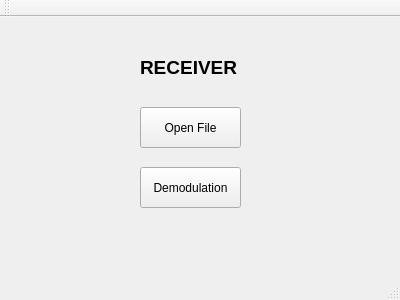
<?xml version="1.0" encoding="UTF-8"?>
<ui version="4.0">
 <class>MainWindow</class>
 <widget class="QMainWindow" name="MainWindow">
  <property name="geometry">
   <rect>
    <x>0</x>
    <y>0</y>
    <width>400</width>
    <height>300</height>
   </rect>
  </property>
  <property name="windowTitle">
   <string>MainWindow</string>
  </property>
  <widget class="QWidget" name="centralWidget">
   <widget class="QPushButton" name="openFile">
    <property name="geometry">
     <rect>
      <x>140</x>
      <y>90</y>
      <width>101</width>
      <height>41</height>
     </rect>
    </property>
    <property name="text">
     <string>Open File</string>
    </property>
   </widget>
   <widget class="QPushButton" name="demodBtn">
    <property name="geometry">
     <rect>
      <x>140</x>
      <y>150</y>
      <width>101</width>
      <height>41</height>
     </rect>
    </property>
    <property name="text">
     <string>Demodulation</string>
    </property>
   </widget>
   <widget class="QLabel" name="label">
    <property name="geometry">
     <rect>
      <x>140</x>
      <y>40</y>
      <width>101</width>
      <height>20</height>
     </rect>
    </property>
    <property name="font">
     <font>
      <pointsize>14</pointsize>
      <weight>75</weight>
      <bold>true</bold>
     </font>
    </property>
    <property name="text">
     <string>RECEIVER</string>
    </property>
   </widget>
  </widget>
  <widget class="QMenuBar" name="menuBar">
   <property name="geometry">
    <rect>
     <x>0</x>
     <y>0</y>
     <width>400</width>
     <height>21</height>
    </rect>
   </property>
  </widget>
  <widget class="QToolBar" name="mainToolBar">
   <attribute name="toolBarArea">
    <enum>TopToolBarArea</enum>
   </attribute>
   <attribute name="toolBarBreak">
    <bool>false</bool>
   </attribute>
  </widget>
  <widget class="QStatusBar" name="statusBar"/>
 </widget>
 <layoutdefault spacing="6" margin="11"/>
 <resources/>
 <connections/>
</ui>
